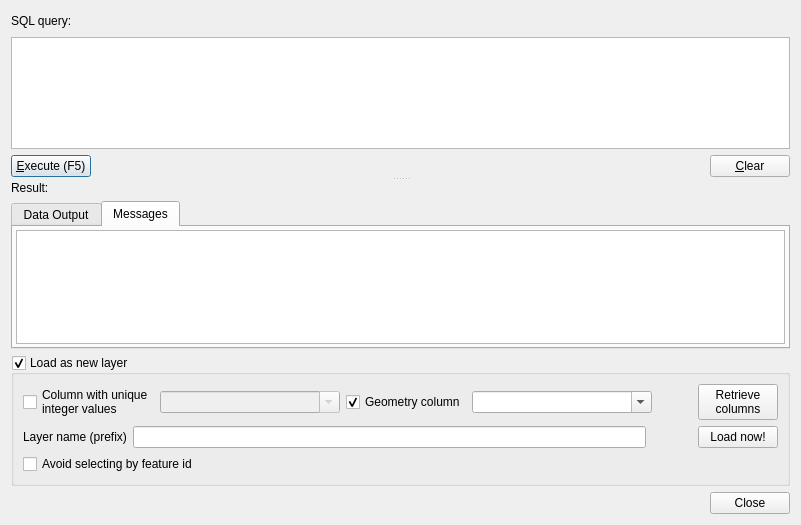
<?xml version="1.0" encoding="UTF-8"?>
<ui version="4.0">
 <class>QgsDbQueryDialog</class>
 <widget class="QDialog" name="QgsDbQueryDialog">
  <property name="geometry">
   <rect>
    <x>0</x>
    <y>0</y>
    <width>801</width>
    <height>525</height>
   </rect>
  </property>
  <property name="windowTitle">
   <string>SQL Query</string>
  </property>
  <layout class="QGridLayout" name="gridLayout_2">
   <item row="0" column="0">
    <widget class="QSplitter" name="splitter">
     <property name="orientation">
      <enum>Qt::Vertical</enum>
     </property>
     <widget class="QWidget" name="layoutWidget">
      <layout class="QVBoxLayout" name="verticalLayout_2">
       <item>
        <layout class="QHBoxLayout" name="horizontalLayout">
         <item>
          <widget class="QLabel" name="label">
           <property name="text">
            <string>SQL query:</string>
           </property>
          </widget>
         </item>
         <item>
          <spacer name="horizontalSpacer">
           <property name="orientation">
            <enum>Qt::Horizontal</enum>
           </property>
           <property name="sizeHint" stdset="0">
            <size>
             <width>40</width>
             <height>20</height>
            </size>
           </property>
          </spacer>
         </item>
        </layout>
       </item>
       <item>
        <widget class="QgsCodeEditorSQL" name="mSqlEditor"/>
       </item>
       <item>
        <layout class="QHBoxLayout">
         <item>
          <widget class="QPushButton" name="mExecuteButton">
           <property name="text">
            <string>&amp;Execute (F5)</string>
           </property>
           <property name="shortcut">
            <string>F5</string>
           </property>
          </widget>
         </item>
         <item>
          <widget class="QLabel" name="lblResult">
           <property name="text">
            <string/>
           </property>
          </widget>
         </item>
         <item>
          <spacer>
           <property name="orientation">
            <enum>Qt::Horizontal</enum>
           </property>
           <property name="sizeHint" stdset="0">
            <size>
             <width>40</width>
             <height>20</height>
            </size>
           </property>
          </spacer>
         </item>
         <item>
          <widget class="QPushButton" name="mClearButton">
           <property name="text">
            <string>&amp;Clear</string>
           </property>
          </widget>
         </item>
        </layout>
       </item>
      </layout>
     </widget>
     <widget class="QWidget" name="layoutWidget1">
      <layout class="QVBoxLayout" name="verticalLayout">
       <item>
        <widget class="QLabel" name="label_2">
         <property name="text">
          <string>Result:</string>
         </property>
        </widget>
       </item>
       <item>
        <widget class="QTabWidget" name="mResultsTabWidget">
         <property name="currentIndex">
          <number>1</number>
         </property>
         <widget class="QWidget" name="tab">
          <attribute name="title">
           <string>Data Output</string>
          </attribute>
          <layout class="QVBoxLayout" name="verticalLayout_3">
           <property name="margin">
            <number>3</number>
           </property>
           <item>
            <widget class="QTableView" name="mResultView">
             <property name="sizePolicy">
              <sizepolicy hsizetype="Expanding" vsizetype="Expanding">
               <horstretch>0</horstretch>
               <verstretch>3</verstretch>
              </sizepolicy>
             </property>
             <property name="selectionBehavior">
              <enum>QAbstractItemView::SelectRows</enum>
             </property>
             <property name="horizontalScrollMode">
              <enum>QAbstractItemView::ScrollPerPixel</enum>
             </property>
            </widget>
           </item>
          </layout>
         </widget>
         <widget class="QWidget" name="tab_2">
          <attribute name="title">
           <string>Messages</string>
          </attribute>
          <layout class="QVBoxLayout" name="verticalLayout_4">
           <property name="margin">
            <number>3</number>
           </property>
           <item>
            <widget class="QTextBrowser" name="mMessagesBrowser"/>
           </item>
          </layout>
         </widget>
        </widget>
       </item>
      </layout>
     </widget>
    </widget>
   </item>
   <item row="2" column="0">
    <widget class="QDialogButtonBox" name="mButtonBox">
     <property name="orientation">
      <enum>Qt::Horizontal</enum>
     </property>
     <property name="standardButtons">
      <set>QDialogButtonBox::Close</set>
     </property>
    </widget>
   </item>
   <item row="1" column="0">
    <widget class="QGroupBox" name="loadAsLayerGroup">
     <property name="sizePolicy">
      <sizepolicy hsizetype="Preferred" vsizetype="Preferred">
       <horstretch>0</horstretch>
       <verstretch>0</verstretch>
      </sizepolicy>
     </property>
     <property name="title">
      <string>Load as new layer</string>
     </property>
     <property name="checkable">
      <bool>true</bool>
     </property>
     <property name="checked">
      <bool>true</bool>
     </property>
     <layout class="QGridLayout" name="gridLayout">
      <item row="0" column="0">
       <widget class="QWidget" name="loadAsLayerWidget" native="true">
        <layout class="QGridLayout" name="gridLayout_3">
         <property name="margin">
          <number>0</number>
         </property>
         <item row="0" column="0">
          <layout class="QHBoxLayout" name="horizontalLayout_6">
           <item>
            <widget class="QCheckBox" name="uniqueColumnCheck">
             <property name="text">
              <string>Column with unique 
integer values</string>
             </property>
            </widget>
           </item>
           <item>
            <widget class="QComboBox" name="uniqueCombo">
             <property name="enabled">
              <bool>false</bool>
             </property>
             <property name="sizePolicy">
              <sizepolicy hsizetype="Expanding" vsizetype="Fixed">
               <horstretch>0</horstretch>
               <verstretch>0</verstretch>
              </sizepolicy>
             </property>
             <property name="editable">
              <bool>true</bool>
             </property>
             <property name="insertPolicy">
              <enum>QComboBox::NoInsert</enum>
             </property>
            </widget>
           </item>
           <item>
            <widget class="QCheckBox" name="hasGeometryCol">
             <property name="text">
              <string>Geometry column</string>
             </property>
             <property name="checked">
              <bool>true</bool>
             </property>
             <property name="tristate">
              <bool>false</bool>
             </property>
            </widget>
           </item>
           <item>
            <widget class="QComboBox" name="geomCombo">
             <property name="sizePolicy">
              <sizepolicy hsizetype="Expanding" vsizetype="Fixed">
               <horstretch>0</horstretch>
               <verstretch>0</verstretch>
              </sizepolicy>
             </property>
             <property name="editable">
              <bool>true</bool>
             </property>
             <property name="insertPolicy">
              <enum>QComboBox::NoInsert</enum>
             </property>
            </widget>
           </item>
           <item>
            <spacer name="horizontalSpacer_5">
             <property name="orientation">
              <enum>Qt::Horizontal</enum>
             </property>
             <property name="sizeType">
              <enum>QSizePolicy::Fixed</enum>
             </property>
             <property name="sizeHint" stdset="0">
              <size>
               <width>40</width>
               <height>20</height>
              </size>
             </property>
            </spacer>
           </item>
           <item>
            <widget class="QPushButton" name="getColumnsBtn">
             <property name="text">
              <string>Retrieve 
columns</string>
             </property>
            </widget>
           </item>
          </layout>
         </item>
         <item row="1" column="0">
          <layout class="QHBoxLayout" name="horizontalLayout_7">
           <item>
            <widget class="QLabel" name="label_5">
             <property name="text">
              <string>Layer name (prefix)</string>
             </property>
            </widget>
           </item>
           <item>
            <widget class="QLineEdit" name="layerNameEdit">
             <property name="enabled">
              <bool>true</bool>
             </property>
             <property name="text">
              <string notr="true"/>
             </property>
            </widget>
           </item>
           <item>
            <widget class="QWidget" name="layerTypeWidget" native="true">
             <layout class="QHBoxLayout" name="horizontalLayout_3">
              <property name="margin">
               <number>0</number>
              </property>
              <item>
               <spacer name="horizontalSpacer_6">
                <property name="orientation">
                 <enum>Qt::Horizontal</enum>
                </property>
                <property name="sizeType">
                 <enum>QSizePolicy::Fixed</enum>
                </property>
                <property name="sizeHint" stdset="0">
                 <size>
                  <width>40</width>
                  <height>20</height>
                 </size>
                </property>
               </spacer>
              </item>
             </layout>
            </widget>
           </item>
           <item>
            <widget class="QPushButton" name="loadLayerBtn">
             <property name="text">
              <string>Load now!</string>
             </property>
            </widget>
           </item>
          </layout>
         </item>
        </layout>
       </widget>
      </item>
      <item row="1" column="0">
       <widget class="QCheckBox" name="avoidSelectById">
        <property name="toolTip">
         <string>&lt;html&gt;&lt;head/&gt;&lt;body&gt;&lt;p&gt;Avoid selecting feature by id. Sometimes - especially when running expensive queries/views - fetching the data sequentially instead of fetching features by id can be much quicker.&lt;/p&gt;&lt;/body&gt;&lt;/html&gt;</string>
        </property>
        <property name="text">
         <string>Avoid selecting by feature id</string>
        </property>
       </widget>
      </item>
     </layout>
    </widget>
   </item>
  </layout>
 </widget>
 <customwidgets>
  <customwidget>
   <class>QgsCodeEditorSQL</class>
   <extends>QTextEdit</extends>
   <header>qgscodeeditorsql.h</header>
  </customwidget>
 </customwidgets>
 <tabstops>
  <tabstop>mExecuteButton</tabstop>
  <tabstop>mClearButton</tabstop>
 </tabstops>
 <resources/>
 <connections>
  <connection>
   <sender>loadAsLayerGroup</sender>
   <signal>toggled(bool)</signal>
   <receiver>avoidSelectById</receiver>
   <slot>setVisible(bool)</slot>
   <hints>
    <hint type="sourcelabel">
     <x>88</x>
     <y>351</y>
    </hint>
    <hint type="destinationlabel">
     <x>142</x>
     <y>451</y>
    </hint>
   </hints>
  </connection>
  <connection>
   <sender>hasGeometryCol</sender>
   <signal>toggled(bool)</signal>
   <receiver>geomCombo</receiver>
   <slot>setEnabled(bool)</slot>
   <hints>
    <hint type="sourcelabel">
     <x>379</x>
     <y>385</y>
    </hint>
    <hint type="destinationlabel">
     <x>525</x>
     <y>385</y>
    </hint>
   </hints>
  </connection>
  <connection>
   <sender>uniqueColumnCheck</sender>
   <signal>toggled(bool)</signal>
   <receiver>uniqueCombo</receiver>
   <slot>setEnabled(bool)</slot>
   <hints>
    <hint type="sourcelabel">
     <x>109</x>
     <y>385</y>
    </hint>
    <hint type="destinationlabel">
     <x>274</x>
     <y>385</y>
    </hint>
   </hints>
  </connection>
  <connection>
   <sender>mButtonBox</sender>
   <signal>rejected()</signal>
   <receiver>QgsDbQueryDialog</receiver>
   <slot>accept()</slot>
   <hints>
    <hint type="sourcelabel">
     <x>400</x>
     <y>502</y>
    </hint>
    <hint type="destinationlabel">
     <x>400</x>
     <y>262</y>
    </hint>
   </hints>
  </connection>
 </connections>
</ui>
